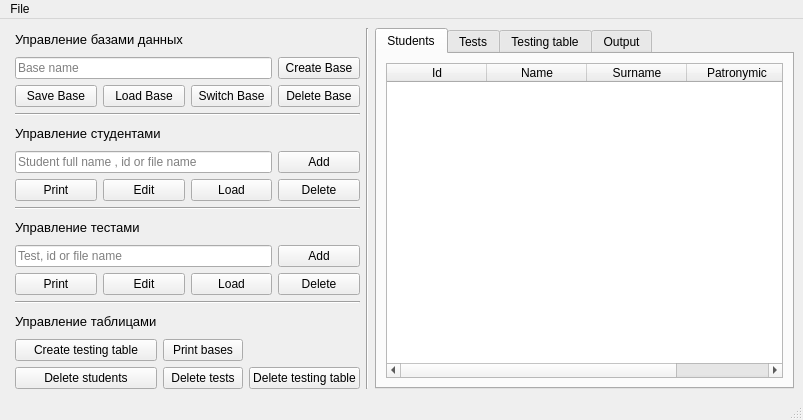
<?xml version="1.0" encoding="UTF-8"?>
<ui version="4.0">
 <class>MainWindow</class>
 <widget class="QMainWindow" name="MainWindow">
  <property name="geometry">
   <rect>
    <x>0</x>
    <y>0</y>
    <width>803</width>
    <height>420</height>
   </rect>
  </property>
  <property name="windowTitle">
   <string>Student base</string>
  </property>
  <widget class="QWidget" name="centralwidget">
   <layout class="QHBoxLayout" name="horizontalLayout_2">
    <item>
     <layout class="QHBoxLayout" name="horizontalLayout">
      <item>
       <layout class="QVBoxLayout" name="verticalLayout">
        <property name="leftMargin">
         <number>6</number>
        </property>
        <item>
         <layout class="QGridLayout" name="gridLayout">
          <property name="sizeConstraint">
           <enum>QLayout::SetFixedSize</enum>
          </property>
          <item row="2" column="1">
           <widget class="QPushButton" name="pushButton_2">
            <property name="text">
             <string>Load Base</string>
            </property>
           </widget>
          </item>
          <item row="2" column="2">
           <widget class="QPushButton" name="pushButton_3">
            <property name="text">
             <string>Switch Base</string>
            </property>
           </widget>
          </item>
          <item row="0" column="0" colspan="3">
           <widget class="QLabel" name="label">
            <property name="font">
             <font>
              <pointsize>10</pointsize>
             </font>
            </property>
            <property name="text">
             <string>Управление базами данных</string>
            </property>
           </widget>
          </item>
          <item row="1" column="0" colspan="3">
           <widget class="QLineEdit" name="lineEdit">
            <property name="alignment">
             <set>Qt::AlignLeading|Qt::AlignLeft|Qt::AlignVCenter</set>
            </property>
            <property name="placeholderText">
             <string>Base name</string>
            </property>
           </widget>
          </item>
          <item row="1" column="3">
           <widget class="QPushButton" name="pushButton_4">
            <property name="text">
             <string>Create Base</string>
            </property>
           </widget>
          </item>
          <item row="2" column="0">
           <widget class="QPushButton" name="pushButton">
            <property name="text">
             <string>Save Base</string>
            </property>
           </widget>
          </item>
          <item row="2" column="3">
           <widget class="QPushButton" name="pushButton_5">
            <property name="text">
             <string>Delete Base</string>
            </property>
           </widget>
          </item>
         </layout>
        </item>
        <item>
         <widget class="Line" name="line_2">
          <property name="orientation">
           <enum>Qt::Horizontal</enum>
          </property>
         </widget>
        </item>
        <item>
         <layout class="QGridLayout" name="gridLayout_2">
          <item row="0" column="0" colspan="3">
           <widget class="QLabel" name="label_2">
            <property name="font">
             <font>
              <pointsize>10</pointsize>
             </font>
            </property>
            <property name="text">
             <string>Управление студентами</string>
            </property>
           </widget>
          </item>
          <item row="2" column="2">
           <widget class="QPushButton" name="pushButton_9">
            <property name="text">
             <string>Load</string>
            </property>
           </widget>
          </item>
          <item row="2" column="3">
           <widget class="QPushButton" name="pushButton_10">
            <property name="text">
             <string>Delete</string>
            </property>
           </widget>
          </item>
          <item row="1" column="3">
           <widget class="QPushButton" name="pushButton_6">
            <property name="text">
             <string>Add</string>
            </property>
           </widget>
          </item>
          <item row="2" column="0">
           <widget class="QPushButton" name="pushButton_7">
            <property name="text">
             <string>Print</string>
            </property>
           </widget>
          </item>
          <item row="1" column="0" colspan="3">
           <widget class="QLineEdit" name="lineEdit_2">
            <property name="alignment">
             <set>Qt::AlignLeading|Qt::AlignLeft|Qt::AlignVCenter</set>
            </property>
            <property name="placeholderText">
             <string>Student full name , id or file name</string>
            </property>
           </widget>
          </item>
          <item row="2" column="1">
           <widget class="QPushButton" name="pushButton_8">
            <property name="text">
             <string>Edit</string>
            </property>
           </widget>
          </item>
         </layout>
        </item>
        <item>
         <widget class="Line" name="line_3">
          <property name="orientation">
           <enum>Qt::Horizontal</enum>
          </property>
         </widget>
        </item>
        <item>
         <layout class="QGridLayout" name="gridLayout_3">
          <item row="2" column="2">
           <widget class="QPushButton" name="pushButton_14">
            <property name="text">
             <string>Load</string>
            </property>
           </widget>
          </item>
          <item row="0" column="0" colspan="3">
           <widget class="QLabel" name="label_3">
            <property name="font">
             <font>
              <pointsize>10</pointsize>
             </font>
            </property>
            <property name="text">
             <string>Управление тестами</string>
            </property>
           </widget>
          </item>
          <item row="2" column="0">
           <widget class="QPushButton" name="pushButton_12">
            <property name="text">
             <string>Print</string>
            </property>
           </widget>
          </item>
          <item row="2" column="1">
           <widget class="QPushButton" name="pushButton_13">
            <property name="text">
             <string>Edit</string>
            </property>
           </widget>
          </item>
          <item row="2" column="3">
           <widget class="QPushButton" name="pushButton_15">
            <property name="text">
             <string>Delete</string>
            </property>
           </widget>
          </item>
          <item row="1" column="3">
           <widget class="QPushButton" name="pushButton_11">
            <property name="text">
             <string>Add</string>
            </property>
           </widget>
          </item>
          <item row="1" column="0" colspan="3">
           <widget class="QLineEdit" name="lineEdit_3">
            <property name="alignment">
             <set>Qt::AlignLeading|Qt::AlignLeft|Qt::AlignVCenter</set>
            </property>
            <property name="placeholderText">
             <string>Test, id or file name</string>
            </property>
           </widget>
          </item>
         </layout>
        </item>
        <item>
         <widget class="Line" name="line_4">
          <property name="orientation">
           <enum>Qt::Horizontal</enum>
          </property>
         </widget>
        </item>
        <item>
         <layout class="QGridLayout" name="gridLayout_4">
          <item row="0" column="0">
           <widget class="QLabel" name="label_4">
            <property name="font">
             <font>
              <pointsize>10</pointsize>
             </font>
            </property>
            <property name="text">
             <string>Управление таблицами</string>
            </property>
           </widget>
          </item>
          <item row="3" column="0">
           <widget class="QPushButton" name="pushButton_16">
            <property name="text">
             <string>Delete students</string>
            </property>
           </widget>
          </item>
          <item row="2" column="0">
           <widget class="QPushButton" name="pushButton_19">
            <property name="text">
             <string>Create testing table</string>
            </property>
           </widget>
          </item>
          <item row="3" column="1">
           <widget class="QPushButton" name="pushButton_17">
            <property name="text">
             <string>Delete tests</string>
            </property>
           </widget>
          </item>
          <item row="3" column="2">
           <widget class="QPushButton" name="pushButton_18">
            <property name="text">
             <string>Delete testing table</string>
            </property>
           </widget>
          </item>
          <item row="2" column="1">
           <widget class="QPushButton" name="pushButton_20">
            <property name="text">
             <string>Print bases</string>
            </property>
           </widget>
          </item>
         </layout>
        </item>
       </layout>
      </item>
      <item>
       <widget class="Line" name="line">
        <property name="sizePolicy">
         <sizepolicy hsizetype="Fixed" vsizetype="Expanding">
          <horstretch>0</horstretch>
          <verstretch>0</verstretch>
         </sizepolicy>
        </property>
        <property name="orientation">
         <enum>Qt::Vertical</enum>
        </property>
       </widget>
      </item>
     </layout>
    </item>
    <item>
     <widget class="QTabWidget" name="tabWidget">
      <property name="minimumSize">
       <size>
        <width>316</width>
        <height>361</height>
       </size>
      </property>
      <property name="currentIndex">
       <number>0</number>
      </property>
      <widget class="QWidget" name="tab">
       <attribute name="title">
        <string>Students</string>
       </attribute>
       <layout class="QGridLayout" name="gridLayout_6">
        <item row="0" column="0">
         <widget class="QTableWidget" name="tableWidget">
          <property name="sizePolicy">
           <sizepolicy hsizetype="Expanding" vsizetype="Expanding">
            <horstretch>0</horstretch>
            <verstretch>0</verstretch>
           </sizepolicy>
          </property>
          <column>
           <property name="text">
            <string>Id</string>
           </property>
          </column>
          <column>
           <property name="text">
            <string>Name</string>
           </property>
          </column>
          <column>
           <property name="text">
            <string>Surname</string>
           </property>
          </column>
          <column>
           <property name="text">
            <string>Patronymic</string>
           </property>
          </column>
         </widget>
        </item>
       </layout>
      </widget>
      <widget class="QWidget" name="tab_2">
       <attribute name="title">
        <string>Tests</string>
       </attribute>
       <layout class="QGridLayout" name="gridLayout_7">
        <item row="0" column="0">
         <widget class="QTableWidget" name="tableWidget_2">
          <column>
           <property name="text">
            <string>Id</string>
           </property>
          </column>
          <column>
           <property name="text">
            <string>Test name</string>
           </property>
          </column>
         </widget>
        </item>
       </layout>
      </widget>
      <widget class="QWidget" name="tab_3">
       <attribute name="title">
        <string>Testing table</string>
       </attribute>
       <layout class="QGridLayout" name="gridLayout_8">
        <item row="0" column="0">
         <widget class="QTableWidget" name="tableWidget_3">
          <column>
           <property name="text">
            <string>Full name</string>
           </property>
          </column>
          <column>
           <property name="text">
            <string>Test</string>
           </property>
          </column>
         </widget>
        </item>
       </layout>
      </widget>
      <widget class="QWidget" name="tab_4">
       <attribute name="title">
        <string>Output</string>
       </attribute>
       <layout class="QGridLayout" name="gridLayout_9">
        <item row="0" column="0">
         <widget class="QTextEdit" name="textEdit">
          <property name="readOnly">
           <bool>true</bool>
          </property>
         </widget>
        </item>
       </layout>
      </widget>
     </widget>
    </item>
   </layout>
  </widget>
  <widget class="QMenuBar" name="menubar">
   <property name="geometry">
    <rect>
     <x>0</x>
     <y>0</y>
     <width>803</width>
     <height>21</height>
    </rect>
   </property>
   <property name="statusTip">
    <string/>
   </property>
   <property name="nativeMenuBar">
    <bool>true</bool>
   </property>
   <widget class="QMenu" name="menuFile">
    <property name="contextMenuPolicy">
     <enum>Qt::DefaultContextMenu</enum>
    </property>
    <property name="toolTip">
     <string/>
    </property>
    <property name="statusTip">
     <string/>
    </property>
    <property name="tearOffEnabled">
     <bool>false</bool>
    </property>
    <property name="title">
     <string>File</string>
    </property>
    <addaction name="actionExit"/>
   </widget>
   <addaction name="menuFile"/>
  </widget>
  <widget class="QStatusBar" name="statusbar">
   <property name="sizeGripEnabled">
    <bool>true</bool>
   </property>
  </widget>
  <action name="actionExit">
   <property name="text">
    <string>Exit</string>
   </property>
  </action>
 </widget>
 <resources/>
 <connections/>
</ui>
